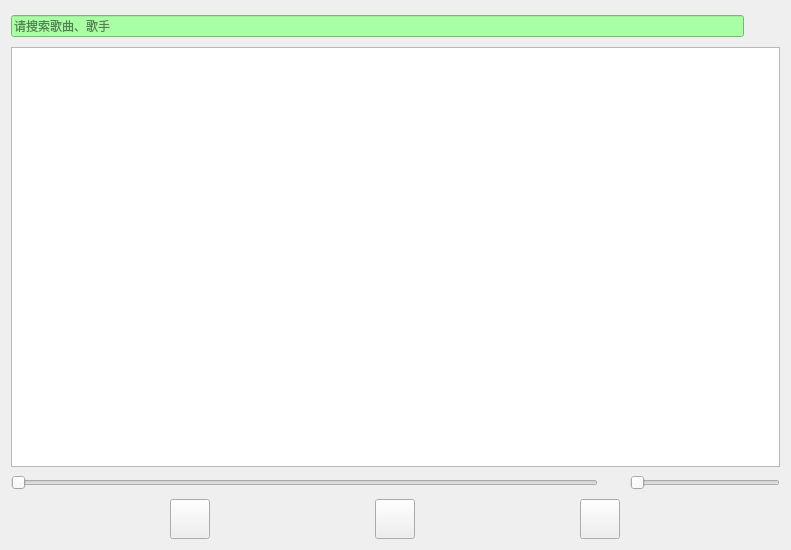
<?xml version="1.0" encoding="UTF-8"?>
<ui version="4.0">
 <class>music</class>
 <widget class="QWidget" name="music">
  <property name="geometry">
   <rect>
    <x>0</x>
    <y>0</y>
    <width>791</width>
    <height>550</height>
   </rect>
  </property>
  <property name="windowTitle">
   <string>Form</string>
  </property>
  <layout class="QVBoxLayout" name="verticalLayout_2">
   <item>
    <layout class="QVBoxLayout" name="verticalLayout">
     <item>
      <layout class="QHBoxLayout" name="horizontalLayout">
       <item>
        <widget class="QLineEdit" name="lineEdit">
         <property name="styleSheet">
          <string notr="true">background-color: rgb(169, 255, 164);</string>
         </property>
         <property name="placeholderText">
          <string>请搜索歌曲、歌手</string>
         </property>
        </widget>
       </item>
       <item>
        <widget class="QPushButton" name="pushButton_2">
         <property name="minimumSize">
          <size>
           <width>30</width>
           <height>30</height>
          </size>
         </property>
         <property name="maximumSize">
          <size>
           <width>30</width>
           <height>30</height>
          </size>
         </property>
         <property name="cursor">
          <cursorShape>PointingHandCursor</cursorShape>
         </property>
         <property name="styleSheet">
          <string notr="true">background-image: url(:/qtimage/sousuo - 副本.bmp);
border-radius: 15px;

</string>
         </property>
         <property name="text">
          <string/>
         </property>
        </widget>
       </item>
      </layout>
     </item>
     <item>
      <widget class="QTableView" name="tableView_2">
       <property name="cursor" stdset="0">
        <cursorShape>CrossCursor</cursorShape>
       </property>
       <property name="styleSheet">
        <string notr="true"/>
       </property>
       <property name="textElideMode">
        <enum>Qt::ElideNone</enum>
       </property>
       <property name="gridStyle">
        <enum>Qt::SolidLine</enum>
       </property>
      </widget>
     </item>
    </layout>
   </item>
   <item>
    <layout class="QHBoxLayout" name="horizontalLayout_3">
     <item>
      <widget class="QSlider" name="horizontalSlider">
       <property name="orientation">
        <enum>Qt::Horizontal</enum>
       </property>
      </widget>
     </item>
     <item>
      <widget class="QLabel" name="label">
       <property name="minimumSize">
        <size>
         <width>20</width>
         <height>20</height>
        </size>
       </property>
       <property name="maximumSize">
        <size>
         <width>20</width>
         <height>20</height>
        </size>
       </property>
       <property name="styleSheet">
        <string notr="true">background-image: url(:/qtimage/yinliang.bmp);
border-radius: 9px;</string>
       </property>
       <property name="text">
        <string/>
       </property>
      </widget>
     </item>
     <item>
      <widget class="QSlider" name="horizontalSlider_2">
       <property name="maximumSize">
        <size>
         <width>150</width>
         <height>16777215</height>
        </size>
       </property>
       <property name="orientation">
        <enum>Qt::Horizontal</enum>
       </property>
      </widget>
     </item>
    </layout>
   </item>
   <item>
    <layout class="QHBoxLayout" name="horizontalLayout_2">
     <item>
      <widget class="QPushButton" name="pushButton_3">
       <property name="minimumSize">
        <size>
         <width>40</width>
         <height>40</height>
        </size>
       </property>
       <property name="maximumSize">
        <size>
         <width>40</width>
         <height>40</height>
        </size>
       </property>
       <property name="cursor">
        <cursorShape>PointingHandCursor</cursorShape>
       </property>
       <property name="styleSheet">
        <string notr="true">background-image: url(:/qtimage/prov.bmp);</string>
       </property>
       <property name="text">
        <string/>
       </property>
      </widget>
     </item>
     <item>
      <widget class="QPushButton" name="pushButton_4">
       <property name="minimumSize">
        <size>
         <width>40</width>
         <height>40</height>
        </size>
       </property>
       <property name="maximumSize">
        <size>
         <width>40</width>
         <height>40</height>
        </size>
       </property>
       <property name="cursor">
        <cursorShape>PointingHandCursor</cursorShape>
       </property>
       <property name="styleSheet">
        <string notr="true">background-image: url(:/qtimage/bofang.bmp);</string>
       </property>
       <property name="text">
        <string/>
       </property>
      </widget>
     </item>
     <item>
      <widget class="QPushButton" name="pushButton_5">
       <property name="minimumSize">
        <size>
         <width>40</width>
         <height>40</height>
        </size>
       </property>
       <property name="maximumSize">
        <size>
         <width>40</width>
         <height>40</height>
        </size>
       </property>
       <property name="cursor">
        <cursorShape>PointingHandCursor</cursorShape>
       </property>
       <property name="styleSheet">
        <string notr="true">background-image: url(:/qtimage/next.bmp);</string>
       </property>
       <property name="text">
        <string/>
       </property>
      </widget>
     </item>
    </layout>
   </item>
  </layout>
 </widget>
 <resources/>
 <connections/>
</ui>
